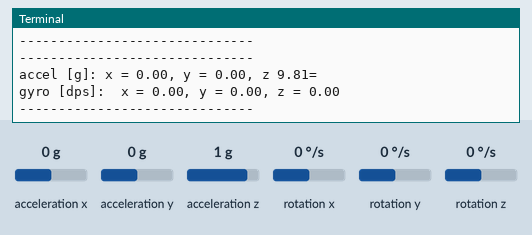
This program was run on a simulated Raspberry Pi (BCM pin numbers). Shown: the last lines printed to the terminal. The inputs (shaded band) are chosen by the test bench; at power-on: acceleration x 0 g, acceleration y 0 g, acceleration z 1 g, rotation x 0 °/s, rotation y 0 °/s, rotation z 0 °/s. Library files of the repository ran but are not shown: mpu9250_i2c.py.

Above: at 2.9 s.
3.0 s: acceleration x set to -1.4 g
At 4.3 s:
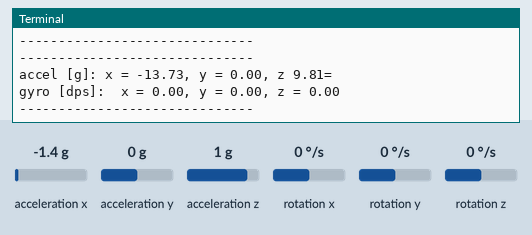
4.5 s: acceleration y set to -1.4 g
At 5.5 s:
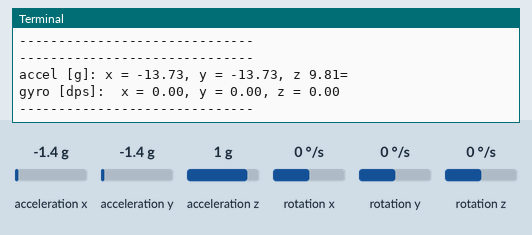
6.0 s: acceleration z set to -1.4 g
At 7.3 s:
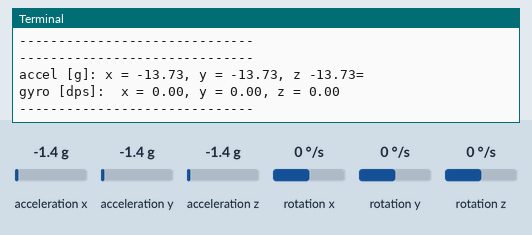
7.5 s: rotation x set to -192 °/s
At 8.6 s:
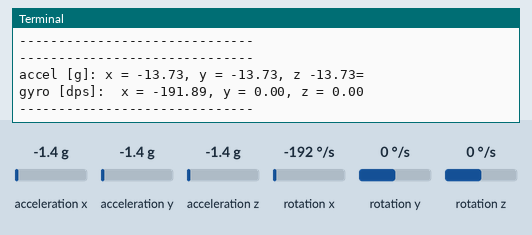
9.0 s: rotation y set to -192 °/s
At 10.1 s:
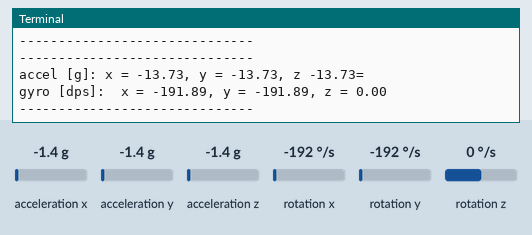

Measured:
- after the input at 3.0 s, the terminal: prints a new line after 0.72 s (image 1)
- after the input at 4.5 s, the terminal: prints a new line after 0.23 s (image 2)
- after the input at 6.0 s, the terminal: prints a new line after 0.74 s (image 3)
- after the input at 7.5 s, the terminal: prints a new line after 0.25 s (image 4)
- after the input at 9.0 s, the terminal: prints a new line after 0.76 s (image 5)

The program:

gyroprint.py
```python
# MPU6050 9-DoF Example Printout

from mpu9250_i2c import *

time.sleep(1)  # delay necessary to allow mpu9250 to settle

print('recording data')
while 1:
    try:
        ax, ay, az, wx, wy, wz = mpu6050_conv()  # read and convert mpu6050 data
        # mx, my, mz = AK8963_conv()  # read and convert AK8963 magnetometer data
    except:
        continue

    print('{}'.format('-' * 30))
    print('accel [g]: x = {0:2.2f}, y = {1:2.2f}, z {2:2.2f}= '.format(ax*9.81, ay*9.81, az*9.81))
    print('gyro [dps]:  x = {0:2.2f}, y = {1:2.2f}, z = {2:2.2f}'.format(wx, wy, wz))
    # print('mag [uT]:   x = {0:2.2f}, y = {1:2.2f}, z = {2:2.2f}'.format(mx, my, mz))
    print('{}'.format('-' * 30))
    time.sleep(1)
```
